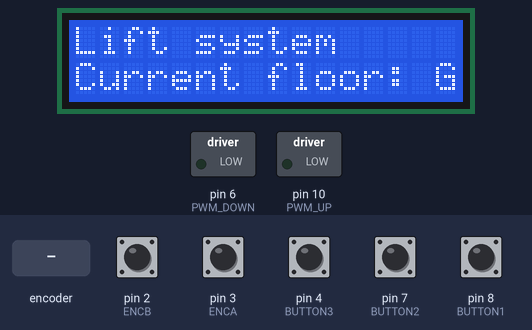
The sketch below on a simulated Arduino Uno, built with avr-gcc and run on an emulated ATmega328P. Parts: 16×2 character LCD, switched loads named in the sketch (green lamp = pin HIGH). Inputs (shaded band) come from the test bench; at power-on: pin 2 (ENCB), pin 3 (ENCA), pin 4 (BUTTON3), pin 7 (BUTTON2), pin 8 (BUTTON1) HIGH.

Above: at 1.2 s.
1.3 s: rotary encoder on pin 3 (ENCA) / pin 2 (ENCB) turned 3 steps (first pin leading)
At 2.2 s:
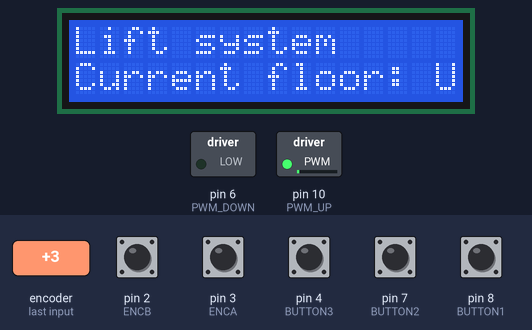
3.4 s: pin 4 (BUTTON3) pulled LOW for 0.15 s
At 3.8 s:
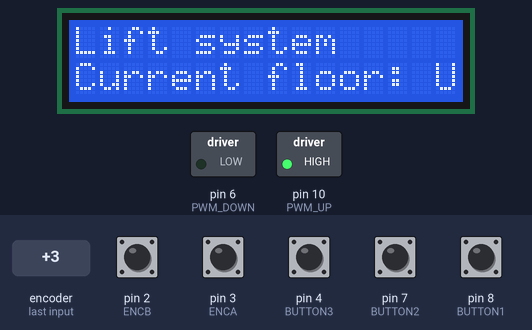
5.0 s: pin 7 (BUTTON2) pulled LOW for 0.15 s
At 6.0 s:
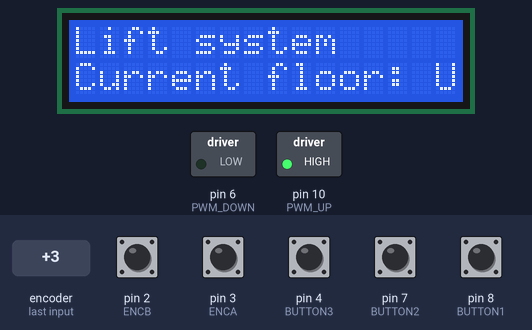
6.6 s: pin 8 (BUTTON1) pulled LOW for 0.15 s
At 7.1 s:
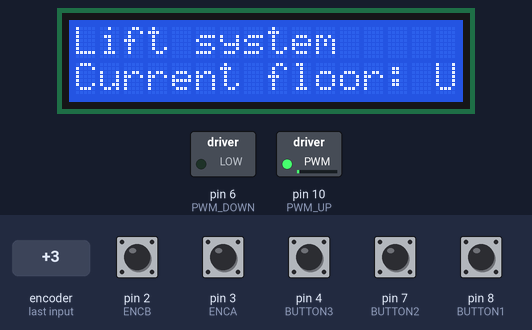
8.2 s: pin 4 (BUTTON3) pulled LOW for 1 s
At 9.3 s:
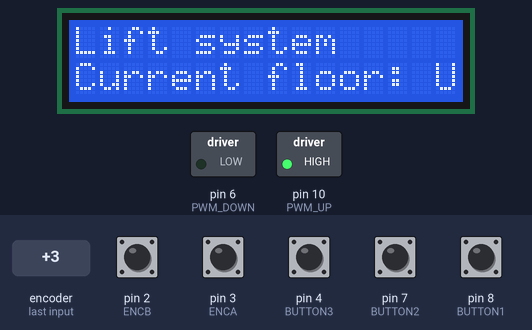
10.7 s: pin 8 (BUTTON1) pulled LOW for 1 s
At 11.2 s:
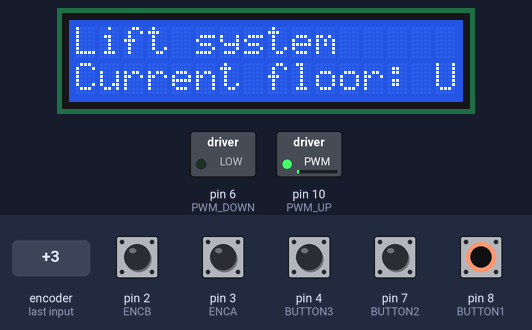
Timing chart, 0 to 13.7 s (numbered marks = the images above; inputs shaded):
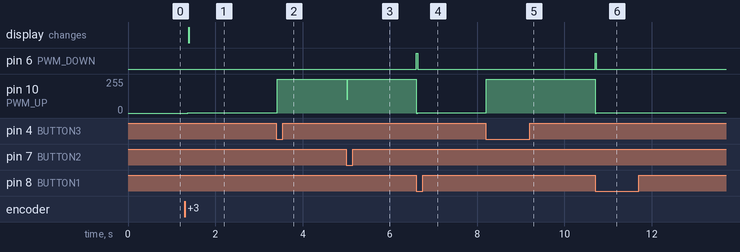

The sketch:

HElevatorCODE.ino
```cpp
#include <Wire.h>
#include <LiquidCrystal_I2C.h>
#include <util/atomic.h> // For the ATOMIC_BLOCK macro

#define ENCA 3 // Encoder pin A
#define ENCB 2 // Encoder pin B
#define PWM_UP 10 // Motor PWM up pin
#define PWM_DOWN 6 // Motor PWM down pin
#define BUTTON1 8 // Button 1 pin
#define BUTTON2 7 // Button 2 pin
#define BUTTON3 4 // Button 3 pin

// Global Variables
volatile int posi = 0; // Encoder position
long prevT = 0; // Previous time for PID calculation
float eprev = 0; // Previous error for PID calculation
float eintegral = 0; // Integral of error for PID calculation
int target = 0; // Target floor

// Initialize the LCD with the I2C address (0x27)
LiquidCrystal_I2C lcd(0x27, 16, 2);

void setup() {
  Serial.begin(9600);

  // Initialize pins
  pinMode(ENCA, INPUT);
  pinMode(ENCB, INPUT);
  attachInterrupt(digitalPinToInterrupt(ENCA), readEncoder, RISING);

  pinMode(PWM_UP, OUTPUT);
  pinMode(PWM_DOWN, OUTPUT);

  pinMode(BUTTON1, INPUT_PULLUP);
  pinMode(BUTTON2, INPUT_PULLUP);
  pinMode(BUTTON3, INPUT_PULLUP);

  // Initialize the LCD
  lcd.init();
  lcd.backlight();
  lcd.setCursor(0, 0);
  lcd.print("Lift system");
  lcd.setCursor(0, 1);
  lcd.print("initialized");
}

void loop() {
  // Check buttons to set target floor
  if (digitalRead(BUTTON1) == LOW) {
    target = 0;
  }
  if (digitalRead(BUTTON2) == LOW) {
    target = 900;
  }
  if (digitalRead(BUTTON3) == LOW) {
    target = 1750;
  }

  // PID constants
  float kp = 1;
  float kd = 0.025;
  float ki = 0.0;

  // Calculate time difference for PID
  long currT = micros();
  float deltaT = ((float)(currT - prevT)) / (1.0e6);
  prevT = currT;

  // Read encoder position
  int pos = 0;
  ATOMIC_BLOCK(ATOMIC_RESTORESTATE) {
    pos = posi;
  }

  // Calculate error
  int e = target - pos;

  // Calculate derivative
  float dedt = (e - eprev) / deltaT;

  // Calculate integral
  eintegral += e * deltaT;

  // Calculate control signal
  float u = kp * e + kd * dedt + ki * eintegral;

  // Calculate motor power
  float pwr = fabs(u);
  if (pwr > 255) {
    pwr = 255;
  }

  // Determine motor direction
  int dir = 1;
  if (u < 0) {
    dir = -1;
  }

  // Signal the motor
  setMotor(dir, pwr, PWM_UP, PWM_DOWN);

  // Store previous error
  eprev = e;

  // Update LCD display
  updateLCD(pos);
}

// Function to set motor direction and power
void setMotor(int dir, int pwmVal, int pwm_up, int pwm_down) {
  if (dir == 1) {
    analogWrite(pwm_up, pwmVal);
    analogWrite(pwm_down, 0);
  } else if (dir == -1) {
    analogWrite(pwm_up, 0);
    analogWrite(pwm_down, pwmVal);
  } else {
    analogWrite(pwm_up, 0);
    analogWrite(pwm_down, 0);
  }
}

// Function to read encoder position
void readEncoder() {
  int b = digitalRead(ENCB);
  if (b > 0) {
    posi++;
  } else {
    posi--;
  }
}

// Function to update LCD display with current floor
void updateLCD(int pos) {
  lcd.setCursor(0, 1);
  lcd.print("Current floor: ");

  if (pos >= 0 && pos < 450) {
    lcd.print("Ground floor");
  } else if (pos >= 450 && pos < 1350) {
    lcd.print("1st floor");
  } else if (pos >= 1350 && pos <= 1900) {
    lcd.print("2nd floor");
  } else {
    lcd.print("Unknown floor");
  }
}
```

Measured:
- after the input at 1.3 s, pin 10 (PWM_UP): 0/255 → 1/255 after 0.07 s, → 2/255 0.19 s later, → 3/255 0.21 s later; the display: changes after 0.10 s (image 1)
- after the input at 3.4 s, pin 10 (PWM_UP): 3/255 → 255/255 at once
- after the input at 5.0 s, pin 10 (PWM_UP): 255/255 → 103/255 at once, → 255/255 0.03 s later
- after the input at 6.6 s, pin 6 (PWM_DOWN): LOW → HIGH at once, → LOW 0.03 s later; pin 10 (PWM_UP): 255/255 → 3/255 at once
- after the input at 8.2 s, pin 10 (PWM_UP): 3/255 → 255/255 at once
- after the input at 10.7 s, pin 6 (PWM_DOWN): LOW → HIGH at once, → LOW 0.03 s later; pin 10 (PWM_UP): 255/255 → 3/255 at once
